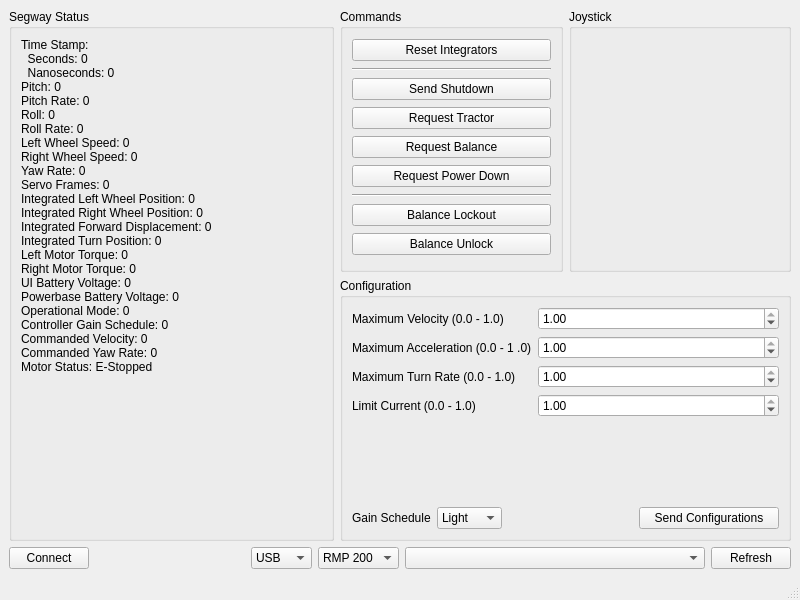
<?xml version="1.0" encoding="UTF-8"?>
<ui version="4.0">
 <class>MainWindow</class>
 <widget class="QMainWindow" name="MainWindow">
  <property name="geometry">
   <rect>
    <x>0</x>
    <y>0</y>
    <width>800</width>
    <height>600</height>
   </rect>
  </property>
  <property name="minimumSize">
   <size>
    <width>800</width>
    <height>600</height>
   </size>
  </property>
  <property name="maximumSize">
   <size>
    <width>800</width>
    <height>600</height>
   </size>
  </property>
  <property name="windowTitle">
   <string>SegwayRMP Demo</string>
  </property>
  <widget class="QWidget" name="centralwidget">
   <layout class="QGridLayout" name="gridLayout">
    <item row="0" column="1" colspan="2">
     <widget class="QGroupBox" name="groupBox_2">
      <property name="title">
       <string>Commands</string>
      </property>
      <layout class="QGridLayout" name="gridLayout_3">
       <item row="0" column="0">
        <widget class="QPushButton" name="reset_integrators_button">
         <property name="text">
          <string>Reset Integrators</string>
         </property>
        </widget>
       </item>
       <item row="2" column="0">
        <widget class="QPushButton" name="disable_motors_button">
         <property name="text">
          <string>Send Shutdown</string>
         </property>
        </widget>
       </item>
       <item row="3" column="0">
        <widget class="QPushButton" name="tractor_button">
         <property name="text">
          <string>Request Tractor</string>
         </property>
        </widget>
       </item>
       <item row="4" column="0">
        <widget class="QPushButton" name="balance_button">
         <property name="text">
          <string>Request Balance</string>
         </property>
        </widget>
       </item>
       <item row="5" column="0">
        <widget class="QPushButton" name="power_down_button">
         <property name="text">
          <string>Request Power Down</string>
         </property>
        </widget>
       </item>
       <item row="7" column="0">
        <widget class="QPushButton" name="balance_lockout_button">
         <property name="text">
          <string>Balance Lockout</string>
         </property>
        </widget>
       </item>
       <item row="8" column="0">
        <widget class="QPushButton" name="balance_unlock_button">
         <property name="text">
          <string>Balance Unlock</string>
         </property>
        </widget>
       </item>
       <item row="6" column="0">
        <widget class="Line" name="line">
         <property name="orientation">
          <enum>Qt::Horizontal</enum>
         </property>
        </widget>
       </item>
       <item row="1" column="0">
        <widget class="Line" name="line_2">
         <property name="orientation">
          <enum>Qt::Horizontal</enum>
         </property>
        </widget>
       </item>
      </layout>
     </widget>
    </item>
    <item row="3" column="0" colspan="5">
     <layout class="QHBoxLayout" name="horizontalLayout">
      <item>
       <widget class="QPushButton" name="connect_button">
        <property name="maximumSize">
         <size>
          <width>16777215</width>
          <height>16777215</height>
         </size>
        </property>
        <property name="text">
         <string>Connect</string>
        </property>
       </widget>
      </item>
      <item>
       <spacer name="horizontalSpacer">
        <property name="orientation">
         <enum>Qt::Horizontal</enum>
        </property>
        <property name="sizeHint" stdset="0">
         <size>
          <width>40</width>
          <height>20</height>
         </size>
        </property>
       </spacer>
      </item>
      <item>
       <widget class="QComboBox" name="connection_type">
        <item>
         <property name="text">
          <string>USB</string>
         </property>
        </item>
        <item>
         <property name="text">
          <string>Serial</string>
         </property>
        </item>
       </widget>
      </item>
      <item>
       <widget class="QComboBox" name="rmp_type">
        <property name="currentIndex">
         <number>2</number>
        </property>
        <item>
         <property name="text">
          <string>RMP 50</string>
         </property>
        </item>
        <item>
         <property name="text">
          <string>RMP 100</string>
         </property>
        </item>
        <item>
         <property name="text">
          <string>RMP 200</string>
         </property>
        </item>
        <item>
         <property name="text">
          <string>RMP 400</string>
         </property>
        </item>
       </widget>
      </item>
      <item>
       <widget class="QComboBox" name="connection_id">
        <property name="minimumSize">
         <size>
          <width>300</width>
          <height>0</height>
         </size>
        </property>
        <property name="editable">
         <bool>false</bool>
        </property>
       </widget>
      </item>
      <item>
       <widget class="QPushButton" name="refresh_button">
        <property name="text">
         <string>Refresh</string>
        </property>
       </widget>
      </item>
     </layout>
    </item>
    <item row="0" column="3" colspan="2">
     <widget class="QGroupBox" name="groupBox_4">
      <property name="title">
       <string>Joystick</string>
      </property>
     </widget>
    </item>
    <item row="0" column="0" rowspan="2">
     <widget class="QGroupBox" name="groupBox">
      <property name="minimumSize">
       <size>
        <width>325</width>
        <height>515</height>
       </size>
      </property>
      <property name="maximumSize">
       <size>
        <width>275</width>
        <height>10000</height>
       </size>
      </property>
      <property name="title">
       <string>Segway Status</string>
      </property>
      <layout class="QGridLayout" name="gridLayout_2">
       <item row="0" column="0">
        <widget class="QLabel" name="status_label">
         <property name="text">
          <string>Time Stamp: 
  Seconds: 0
  Nanoseconds: 0
Pitch: 0
Pitch Rate: 0
Roll: 0
Roll Rate: 0
Left Wheel Speed: 0
Right Wheel Speed: 0
Yaw Rate: 0
Servo Frames: 0
Integrated Left Wheel Position: 0
Integrated Right Wheel Position: 0
Integrated Forward Displacement: 0
Integrated Turn Position: 0
Left Motor Torque: 0
Right Motor Torque: 0
UI Battery Voltage: 0
Powerbase Battery Voltage: 0
Operational Mode: 0
Controller Gain Schedule: 0
Commanded Velocity: 0
Commanded Yaw Rate: 0
Motor Status: E-Stopped</string>
         </property>
         <property name="alignment">
          <set>Qt::AlignLeading|Qt::AlignLeft|Qt::AlignTop</set>
         </property>
        </widget>
       </item>
      </layout>
     </widget>
    </item>
    <item row="1" column="1" colspan="4">
     <widget class="QGroupBox" name="groupBox_3">
      <property name="title">
       <string>Configuration</string>
      </property>
      <layout class="QGridLayout" name="gridLayout_4">
       <item row="0" column="0" colspan="3">
        <layout class="QFormLayout" name="formLayout">
         <item row="0" column="0">
          <widget class="QLabel" name="label">
           <property name="text">
            <string>Maximum Velocity (0.0 - 1.0)</string>
           </property>
          </widget>
         </item>
         <item row="1" column="0">
          <widget class="QLabel" name="label_2">
           <property name="text">
            <string>Maximum Acceleration (0.0 - 1 .0)</string>
           </property>
          </widget>
         </item>
         <item row="2" column="0">
          <widget class="QLabel" name="label4">
           <property name="text">
            <string>Maximum Turn Rate (0.0 - 1.0)</string>
           </property>
          </widget>
         </item>
         <item row="3" column="0">
          <widget class="QLabel" name="label_5">
           <property name="text">
            <string>Limit Current (0.0 - 1.0)</string>
           </property>
          </widget>
         </item>
         <item row="3" column="1">
          <widget class="QDoubleSpinBox" name="current_limit_sb">
           <property name="maximum">
            <double>1.000000000000000</double>
           </property>
           <property name="singleStep">
            <double>0.050000000000000</double>
           </property>
           <property name="value">
            <double>1.000000000000000</double>
           </property>
          </widget>
         </item>
         <item row="0" column="1">
          <widget class="QDoubleSpinBox" name="max_vel_sb">
           <property name="maximum">
            <double>1.000000000000000</double>
           </property>
           <property name="singleStep">
            <double>0.050000000000000</double>
           </property>
           <property name="value">
            <double>1.000000000000000</double>
           </property>
          </widget>
         </item>
         <item row="1" column="1">
          <widget class="QDoubleSpinBox" name="max_accel_sb">
           <property name="maximum">
            <double>1.000000000000000</double>
           </property>
           <property name="singleStep">
            <double>0.050000000000000</double>
           </property>
           <property name="value">
            <double>1.000000000000000</double>
           </property>
          </widget>
         </item>
         <item row="2" column="1">
          <widget class="QDoubleSpinBox" name="max_turn_rate_sb">
           <property name="maximum">
            <double>1.000000000000000</double>
           </property>
           <property name="singleStep">
            <double>0.050000000000000</double>
           </property>
           <property name="value">
            <double>1.000000000000000</double>
           </property>
          </widget>
         </item>
        </layout>
       </item>
       <item row="1" column="0" colspan="2">
        <layout class="QFormLayout" name="formLayout_2">
         <property name="fieldGrowthPolicy">
          <enum>QFormLayout::FieldsStayAtSizeHint</enum>
         </property>
         <item row="0" column="0">
          <widget class="QLabel" name="label_4">
           <property name="text">
            <string>Gain Schedule</string>
           </property>
          </widget>
         </item>
         <item row="0" column="1">
          <widget class="QComboBox" name="gain_schedule_cb">
           <item>
            <property name="text">
             <string>Light</string>
            </property>
           </item>
           <item>
            <property name="text">
             <string>Tall</string>
            </property>
           </item>
           <item>
            <property name="text">
             <string>Heavy</string>
            </property>
           </item>
          </widget>
         </item>
        </layout>
       </item>
       <item row="1" column="2">
        <layout class="QVBoxLayout" name="verticalLayout">
         <item>
          <widget class="QPushButton" name="send_config_button">
           <property name="text">
            <string>Send Configurations</string>
           </property>
          </widget>
         </item>
        </layout>
       </item>
      </layout>
     </widget>
    </item>
   </layout>
  </widget>
  <widget class="QStatusBar" name="statusbar"/>
 </widget>
 <resources/>
 <connections/>
</ui>
